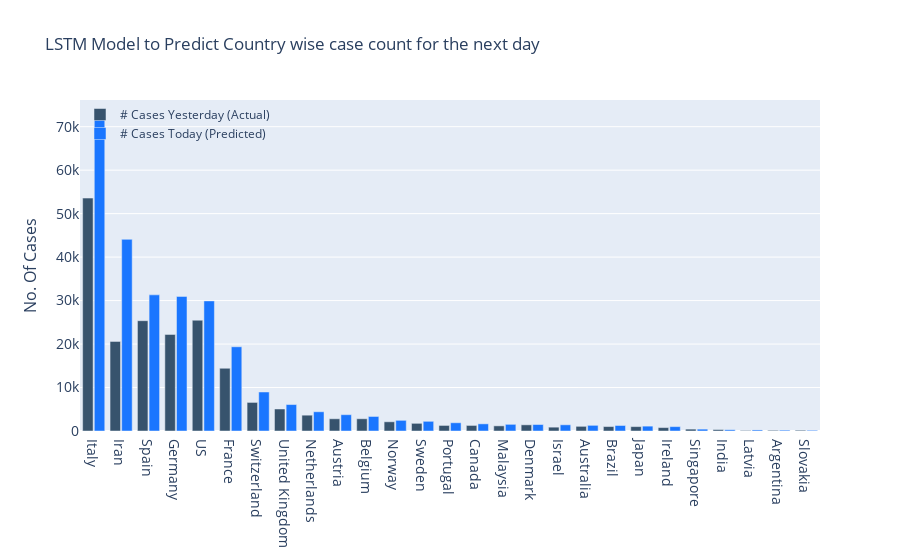

Notebook source saved alongside this figure:
### Code cell
country_pred_df=country_pred_df.reset_index(drop=True)
country_pred_df=country_pred_df.sort_values(by='PredictedValue',ascending=False)
fig = go.Figure()
fig.add_trace(go.Bar(x=country_pred_df['Country'].values,
                y=country_pred_df['LastValue'].values,
                name='# Cases Yesterday (Actual)',
                marker_color='rgb(55, 83, 109)'
                ))
fig.add_trace(go.Bar(x=country_pred_df['Country'].values,
                y=country_pred_df['PredictedValue'].values,
                name='# Cases Today (Predicted)',
                marker_color='rgb(26, 118, 255)'
                ))

fig.update_layout(
    title='LSTM Model to Predict Country wise case count for the next day',
    xaxis_tickfont_size=14,
    yaxis=dict(
        title='No. Of Cases',
        titlefont_size=16,
        tickfont_size=14,
    ),
    legend=dict(
        x=0,
        y=1.0,
        bgcolor='rgba(255, 255, 255, 0)',
        bordercolor='rgba(255, 255, 255, 0)'
    ),
    barmode='group',
    bargap=0.15, # gap between bars of adjacent location coordinates.
    bargroupgap=0.1 # gap between bars of the same location coordinate.
)
fig.show()

### Figure 1 — Plotly figure (JSON) as saved in the notebook; plotly's stock layout.template omitted (floating-point values rounded to 4 significant figures)
{"data": [{"marker": {"color": "rgb(55, 83, 109)"}, "name": "# Cases Yesterday (Actual)", "type": "bar", "x": ["Italy", "Iran", "Spain", "Germany", "US", "France", "Switzerland", "United Kingdom", "Netherlands", "Austria", "Belgium", "Norway", "Sweden", "Portugal", "Canada", "Malaysia", "Denmark", "Israel", "Australia", "Brazil", "Japan", "Ireland", "Singapore", "India", "Latvia", "Argentina", "Slovakia"], "y": [53578, 20610, 25374, 22213, 25489, 14431, 6575, 5067, 3640, 2814, 2815, 2118, 1763, 1280, 1278, 1183, 1420, 883, 1071, 1021, 1007, 785, 432, 330, 124, 158, 178]}, {"marker": {"color": "rgb(26, 118, 255)"}, "name": "# Cases Today (Predicted)", "type": "bar", "x": ["Italy", "Iran", "Spain", "Germany", "US", "France", "Switzerland", "United Kingdom", "Netherlands", "Austria", "Belgium", "Norway", "Sweden", "Portugal", "Canada", "Malaysia", "Denmark", "Israel", "Australia", "Brazil", "Japan", "Ireland", "Singapore", "India", "Latvia", "Argentina", "Slovakia"], "y": [72331, 44087, 31318, 30957, 29926, 19375, 8973, 6083, 4426, 3751, 3342, 2455, 2228, 1895, 1646, 1531, 1490, 1427, 1301, 1268, 1119, 1008, 431, 286, 242, 195, 160]}], "layout": {"bargap": 0.15, "bargroupgap": 0.1, "barmode": "group", "legend": {"bgcolor": "rgba(255, 255, 255, 0)", "bordercolor": "rgba(255, 255, 255, 0)", "x": 0, "y": 1}, "title": {"text": "LSTM Model to Predict Country wise case count for the next day"}, "xaxis": {"tickfont": {"size": 14}}, "yaxis": {"tickfont": {"size": 14}, "title": {"font": {"size": 16}, "text": "No. Of Cases"}}}}
